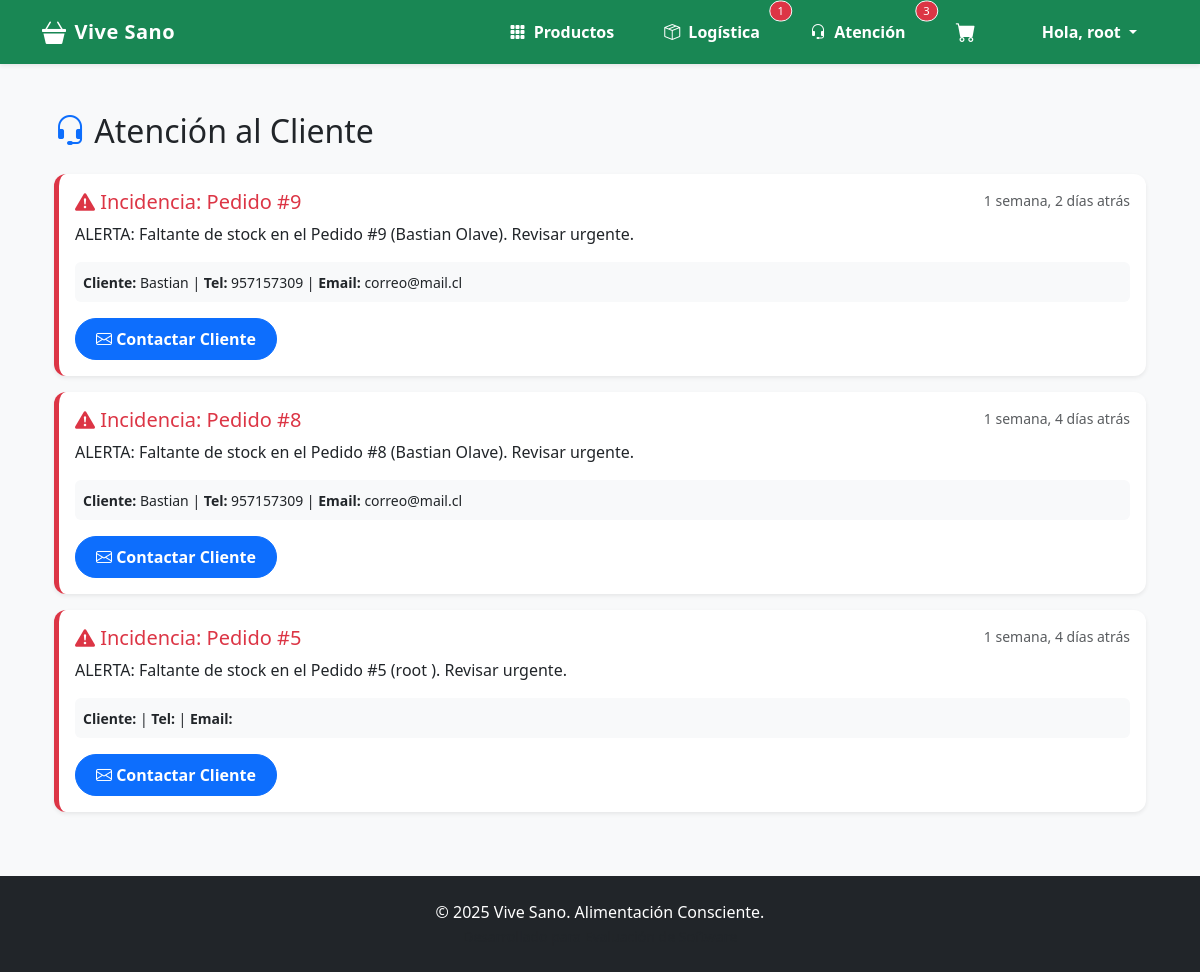
Before: /gestion/atencion/ (signed in) with the older database file.
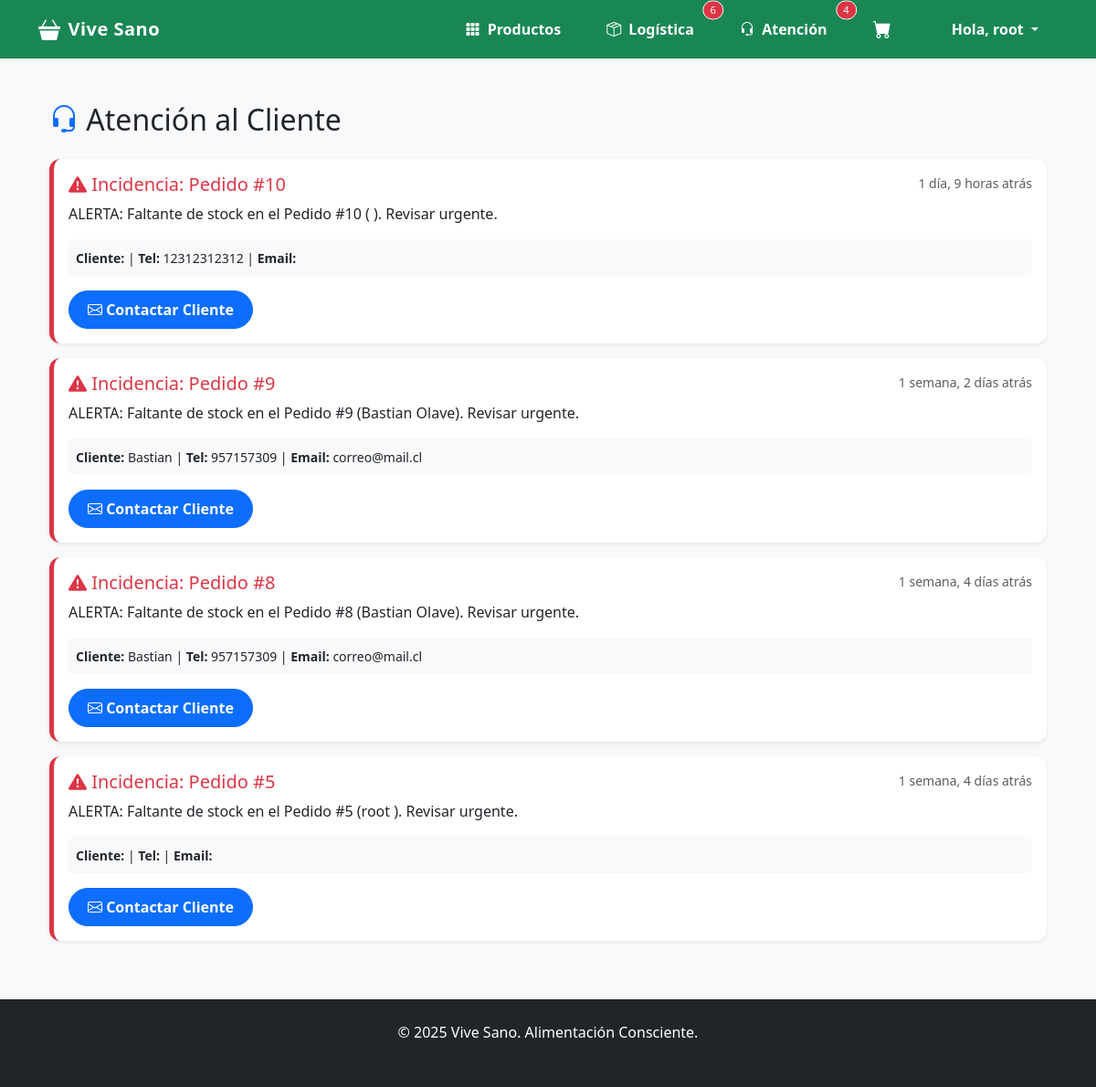
After: the same page with the newer database file.
### gestion/models.py (models this page shows, shortened)
class Notificacion(models.Model):
    ESTADOS = [
        ('PENDIENTE', 'Pendiente de Contacto'),
        ('ESPERA', 'Esperando Respuesta del Cliente'),
        ('LISTO', 'Gestionado / Resuelto'),
        ('CANCELADO', 'Pedido Anulado')
    ]
    destinatario_grupo = models.ForeignKey(Group, on_delete=models.CASCADE)
    mensaje = models.TextField()
    fecha = models.DateTimeField(auto_now_add=True)
    estado = models.CharField(max_length=20, choices=ESTADOS, default='PENDIENTE')
    pedido = models.ForeignKey(Pedido, on_delete=models.SET_NULL, null=True, blank=True)

class Pedido(models.Model):
    ESTADO_CHOICES = [
        ('Pendiente', 'Pendiente'),
        ('En Preparacion', 'En Preparación'),
        ('En Espera Faltante', 'En espera por faltante'), # [cite: 339]
        ('Despachado', 'Despachado'),
        ('Entregado', 'Entregado'),
        ('Cancelado', 'Cancelado'),
    ]
    cliente = models.ForeignKey(Cliente, on_delete=models.SET_NULL, null=True, blank=True)
    fecha = models.DateTimeField(auto_now_add=True)
    total = models.DecimalField(max_digits=10, decimal_places=2, default=0.00)
    estado = models.CharField(max_length=20, choices=ESTADO_CHOICES, default='Pendiente')
    codigo_seguimiento = models.CharField(max_length=20, blank=True, null=True)

class Cliente(models.Model):
    user = models.OneToOneField(User, on_delete=models.CASCADE, null=True, blank=True)
    nombre = models.CharField(max_length=100)
    apellido = models.CharField(max_length=100)
    email = models.EmailField(unique=True)
    telefono = models.CharField(max_length=15, blank=True)
    direccion = models.CharField(max_length=255, blank=True)
    comuna = models.CharField(max_length=100, blank=True)
    codigo_postal = models.CharField(max_length=10, blank=True)

### gestion/views.py (the view)
    def wrapper(request, *args, **kwargs):
        if not request.user.is_authenticated:
            return redirect('core:login')
        if not request.user.is_staff:
            messages.error(request, "No tienes permisos para acceder a esa sección.")
            return redirect('core:home')
        return view_func(request, *args, **kwargs)

### core/context_processors.py (called while the page is built)
def contadores_globales(request):
    data = {
        'cant_logistica': 0,
        'cant_atencion': 0
    }
    if request.user.is_authenticated and request.user.is_staff:
        if request.user.groups.filter(name='Logistica').exists() or request.user.is_superuser:
            data['cant_logistica'] = Pedido.objects.filter(
                estado__in=['Pendiente', 'En Preparacion', 'Pagado (WebPay)']
            ).count()
        if request.user.groups.filter(name='Atencion al cliente').exists() or request.user.is_superuser:
            try:
                grupo_atencion = Group.objects.get(name='Atencion al cliente')
                data['cant_atencion'] = Notificacion.objects.filter(
                    destinatario_grupo=grupo_atencion
                ).exclude(estado__in=['LISTO', 'CANCELADO']).count()
            except Group.DoesNotExist:
                pass
    return data

### core/templatetags/auth_extras.py (called while the page is built)
@register.filter(name='has_group')
def has_group(user, group_name):
    try:
        group = Group.objects.get(name=group_name)
    except Group.DoesNotExist:
        return False
    return group in user.groups.all()

### gestion/templates/gestion/dashboard_atencion.html (shortened to what this page needs)
{% extends 'base.html' %}
{% block content %}
<div class="container">
    <h2 class="mb-4"><i class="bi bi-headset text-primary"></i> Atención al Cliente</h2>
    <div class="row">
        <div class="col-md-12">
            {% for notif in notificaciones %}
            <div class="card mb-3 border-start border-5 {% if notif.estado == 'PENDIENTE' %}border-danger{% else %}border-warning{% endif %} shadow-sm">
                <div class="card-body">
                    <div class="d-flex justify-content-between">
                        <h5 class="card-title text-danger">
                            <i class="bi bi-exclamation-triangle-fill"></i> Incidencia: Pedido #{{ notif.pedido.id }}
                        </h5>
                        <small class="text-muted">{{ notif.fecha|timesince }} atrás</small>
                    </div>
                    <p class="card-text">{{ notif.mensaje }}</p>
                    <div class="bg-light p-2 rounded mb-3">
                        <small>
                            <strong>Cliente:</strong> {{ notif.pedido.cliente.nombre }} |
                            <strong>Tel:</strong> {{ notif.pedido.cliente.telefono }} |
                            <strong>Email:</strong> {{ notif.pedido.cliente.email }}
                        </small>
                    </div>
                    <div class="d-flex gap-2">
                        {% if notif.estado == 'PENDIENTE' %}
                            <a href="{% url 'redactar_correo' notif.id %}" class="btn btn-primary">
                                <i class="bi bi-envelope"></i> Contactar Cliente
                            </a>
                        {% endif %}
                    </div>
                </div>
            </div>
            {% empty %}
            <div class="text-center py-5">
                <i class="bi bi-emoji-smile fs-1 text-muted"></i>
                <p class="mt-3 text-muted">No hay incidencias pendientes.</p>
            </div>
            {% endfor %}
        </div>
    </div>
</div>
{% endblock %}

### templates/base.html (shortened to what this page needs)
{% load static %}
{% load auth_extras %} <!DOCTYPE html>
<html lang="es">
<head>
    <link href="https://cdn.jsdelivr.net/npm/bootstrap@5.3.2/dist/css/bootstrap.min.css" rel="stylesheet">
    <link rel="stylesheet" href="https://cdn.jsdelivr.net/npm/bootstrap-icons@1.11.3/font/bootstrap-icons.css">
    <link rel="stylesheet" href="https://cdn.jsdelivr.net/gh/lipis/flag-icons@6.6.6/css/flag-icons.min.css"/>
    <link rel="stylesheet" href="{% static 'css/styles.css' %}">
</head>
<body class="d-flex flex-column min-vh-100">
    <nav class="navbar navbar-expand-lg navbar-dark bg-success sticky-top shadow-sm">
      <div class="container">
        <a class="navbar-brand d-flex align-items-center" href="{% url 'core:home' %}">
            <i class="bi bi-basket3-fill me-2 fs-4"></i>
            <span>Vive Sano</span>
        </a>
        <div class="collapse navbar-collapse" id="navbarNav">
          <ul class="navbar-nav ms-auto align-items-center gap-2">
            <li class="nav-item">
                <a class="nav-link" href="{% url 'core:catalogo' %}">
                    <i class="bi bi-grid-3x3-gap-fill me-1"></i> Productos
                </a>
            </li>
            {% if user.is_staff %}
                {% if request.user|has_group:"Logistica" or user.is_superuser %}
                    <li class="nav-item position-relative">
                        <a class="nav-link" href="{% url 'dashboard_logistica' %}">
                            <i class="bi bi-box-seam me-1"></i> Logística
                        </a>
                        {% if cant_logistica > 0 %}
                        <span class="position-absolute top-0 start-100 translate-middle badge rounded-pill bg-danger border border-light" style="font-size: 0.7rem;">
                            {{ cant_logistica }}
                        </span>
                        {% endif %}
                    </li>
                {% endif %}
                {% if request.user|has_group:"Atencion al cliente" or user.is_superuser %}
                    <li class="nav-item position-relative">
                        <a class="nav-link" href="{% url 'dashboard_atencion' %}">
                            <i class="bi bi-headset me-1"></i> Atención
                        </a>
                        {% if cant_atencion > 0 %}
                        <span class="position-absolute top-0 start-100 translate-middle badge rounded-pill bg-danger border border-light" style="font-size: 0.7rem;">
                            {{ cant_atencion }}
                        </span>
                        {% endif %}
                    </li>
                {% endif %}
            {% endif %}
            <li class="nav-item position-relative me-2">
                <a href="{% url 'core:ver_carrito' %}" class="nav-link">
                    <i class="bi bi-cart-fill fs-5"></i>
                </a>
            </li>
            {% if user.is_authenticated %}
                <li class="nav-item dropdown ms-2">
                    <a class="nav-link dropdown-toggle" href="#" role="button" data-bs-toggle="dropdown">
                        Hola, {{ user.first_name|default:user.username }}
                    </a>
                </li>
            {% endif %}
          </ul>
        </div>
      </div>
    </nav>
    <main class="container my-5 flex-grow-1">
        {% block content %}{% endblock %}
    </main>
    <footer class="bg-dark text-white text-center py-4 mt-auto">
        <div class="container">
            <p class="mb-0">&copy; 2025 Vive Sano. Alimentación Consciente.</p>
            <small class="text-muted">Desarrollado para Evaluación de Software</small>
        </div>
    </footer>
</body>
</html>

Changed rows visible on the page:
added Notificacion: pedido.id "10", fecha "1 día, 9 horas", mensaje "ALERTA: Faltante de stock en el Pedido #10 ( ). Revisar urgente.", pedido.cliente.telefono "12312312312", estado "PENDIENTE" (drawn)
Other visible differences:
{{ cant_logistica }}: "1" → "6"
{{ cant_atencion }}: "3" → "4"
